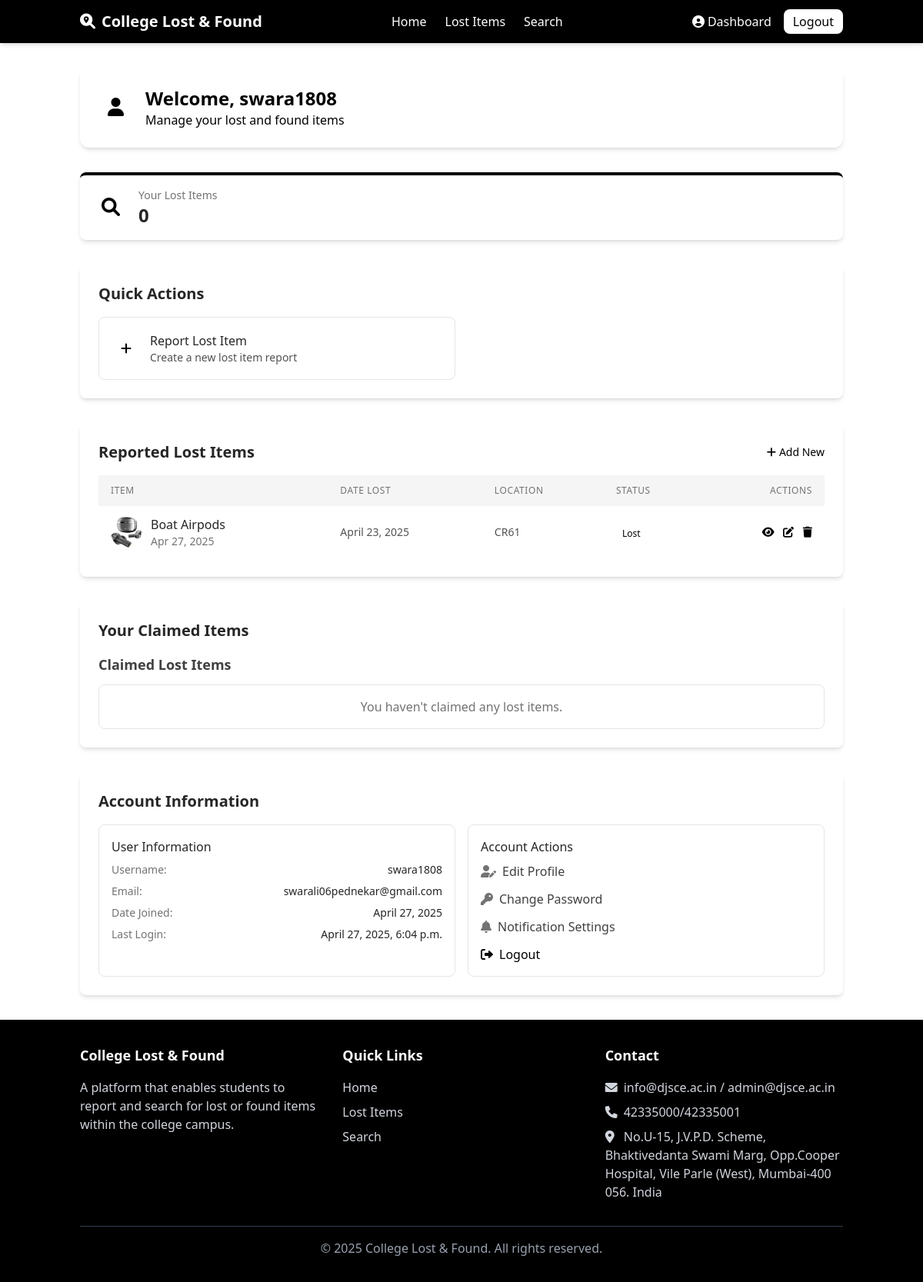
/dashboard/ (signed in), run on the app's committed database.
### items/models.py (models this page shows, shortened)
class BaseItem(models.Model):
    title = models.CharField(max_length=100)
    description = models.TextField()
    date_posted = models.DateTimeField(auto_now_add=True)
    location = models.CharField(max_length=100)
    image = models.ImageField(upload_to='item_images/', blank=True, null=True)
    user = models.ForeignKey(User, on_delete=models.CASCADE)
    class Meta:
        abstract = True
        ordering = ['-date_posted']

class LostItem(BaseItem):
    date_lost = models.DateField()
    is_found = models.BooleanField(default=False)

### items/views.py (the view)
# urls.py: path('dashboard/', views.dashboard, name='dashboard'),
@login_required
def dashboard(request):
    lost_items = LostItem.objects.filter(user=request.user)
    found_items = FoundItem.objects.filter(user=request.user)
    user_lost_claims = ItemClaim.objects.filter(user=request.user, lost_item__isnull=False)
    user_found_claims = ItemClaim.objects.filter(user=request.user, found_item__isnull=False)
    claimed_lost_items = LostItem.objects.filter(id__in=user_lost_claims.values_list('lost_item_id', flat=True))
    claimed_found_items = FoundItem.objects.filter(id__in=user_found_claims.values_list('found_item_id', flat=True))
    context = {
        'lost_items': lost_items,
        'found_items': found_items,
        'claimed_lost_items': claimed_lost_items,
        'claimed_found_items': claimed_found_items,
        'current_time': '2025-04-22 12:24:35',  # Updated time
        'current_username': 'tanishshah20'       # Same username
    }
    return render(request, 'items/dashboard.html', context)

### templates/items/dashboard.html (shortened to what this page needs)
{% extends 'base.html' %}
{% block content %}
<div class="space-y-8">
    <div class="bg-primary-600 p-6 rounded-xl shadow-md">
        <div class="flex items-center space-x-4">
            <div class="bg-white text-primary-600 rounded-full p-3">
                <i class="fas fa-user text-2xl"></i>
            </div>
            <div>
                <h1 class="text-2xl font-bold">Welcome, {{ user.username }}</h1>
                <p class="text-primary-100">Manage your lost and found items</p>
            </div>
        </div>
    </div>
    <div class="grid grid-cols-1 md:grid-cols-1 gap-6">
        <div class="bg-white rounded-lg shadow-md p-4 border-t-4 border-primary-500">
            <div class="flex items-center">
                <div class="bg-primary-100 text-primary-700 p-3 rounded-full mr-3">
                    <i class="fas fa-search text-2xl"></i>
                </div>
                <div>
                    <h2 class="text-sm font-medium text-neutral-500">Your Lost Items</h2>
                    <p class="text-2xl font-bold text-neutral-800">{{ claimed_lost_items|length }}</p>
                </div>
            </div>
        </div>
    </div>
    <div class="bg-white rounded-lg shadow-md p-6">
        <h2 class="text-xl font-bold text-neutral-800 mb-4">Quick Actions</h2>
        <div class="grid grid-cols-1 md:grid-cols-2 gap-4">
            <a href="{% url 'lost-item-create' %}" class="flex items-center p-4 border border-neutral-200 rounded-lg hover:bg-neutral-50 transition">
                <div class="bg-primary-100 text-primary-700 p-3 rounded-full mr-3">
                    <i class="fas fa-plus"></i>
                </div>
                <div>
                    <h3 class="font-medium text-neutral-800">Report Lost Item</h3>
                    <p class="text-sm text-neutral-600">Create a new lost item report</p>
                </div>
            </a>
        </div>
    </div>
    <div class="bg-white rounded-lg shadow-md p-6">
        <div class="flex justify-between items-center mb-4">
            <h2 class="text-xl font-bold text-neutral-800">Reported Lost Items</h2>
            <a href="{% url 'lost-item-create' %}" class="text-primary-600 hover:text-primary-800 text-sm font-medium">
                <i class="fas fa-plus mr-1"></i>Add New
            </a>
        </div>
        {% if lost_items %}
            <div class="overflow-x-auto">
                <table class="min-w-full">
                    <thead class="bg-neutral-100">
                        <tr>
                            <th class="py-3 px-4 text-left text-xs font-medium text-neutral-500 uppercase tracking-wider">Item</th>
                            <th class="py-3 px-4 text-left text-xs font-medium text-neutral-500 uppercase tracking-wider">Date Lost</th>
                            <th class="py-3 px-4 text-left text-xs font-medium text-neutral-500 uppercase tracking-wider">Location</th>
                            <th class="py-3 px-4 text-left text-xs font-medium text-neutral-500 uppercase tracking-wider">Status</th>
                            <th class="py-3 px-4 text-right text-xs font-medium text-neutral-500 uppercase tracking-wider">Actions</th>
                        </tr>
                    </thead>
                    <tbody class="divide-y divide-neutral-200">
                        {% for item in lost_items %}
                            <tr class="hover:bg-neutral-50">
                                <td class="py-3 px-4">
                                    <div class="flex items-center">
                                        <div class="h-10 w-10 flex-shrink-0 mr-3">
                                            {% if item.image %}
                                                <img class="h-10 w-10 rounded-full object-cover" src="{{ item.image.url }}" alt="{{ item.title }}">
                                            {% else %}
                                                <div class="h-10 w-10 rounded-full bg-neutral-200 flex items-center justify-center">
                                                    <i class="fas fa-image text-neutral-400"></i>
                                                </div>
                                            {% endif %}
                                        </div>
                                        <div>
                                            <div class="font-medium text-neutral-800">{{ item.title }}</div>
                                            <div class="text-sm text-neutral-500">{{ item.date_posted|date:"M d, Y" }}</div>
                                        </div>
                                    </div>
                                </td>
                                <td class="py-3 px-4 text-sm text-neutral-600">
                                    {{ item.date_lost|date:"F j, Y" }}
                                </td>
                                <td class="py-3 px-4 text-sm text-neutral-600">
                                    {{ item.location }}
                                </td>
                                <td class="py-3 px-4">
                                    {% if item.is_found %}
                                        <span class="px-2 py-1 text-xs rounded-full bg-success/10 text-success">Found</span>
                                    {% else %}
                                        <span class="px-2 py-1 text-xs rounded-full bg-error/10 text-error">Lost</span>
                                    {% endif %}
                                </td>
                                <td class="py-3 px-4 text-right text-sm font-medium">
                                    <a href="{% url 'lost-item-detail' item.pk %}" class="text-primary-600 hover:text-primary-800 mr-2" title="View">
                                        <i class="fas fa-eye"></i>
                                    </a>
                                    <a href="{% url 'lost-item-update' item.pk %}" class="text-secondary-600 hover:text-secondary-800 mr-2" title="Edit">
                                        <i class="fas fa-edit"></i>
                                    </a>
                                    <a href="{% url 'lost-item-delete' item.pk %}" class="text-error hover:text-red-700" title="Delete">
                                        <i class="fas fa-trash"></i>
                                    </a>
                                </td>
                            </tr>
                        {% endfor %}
                    </tbody>
                </table>
            </div>
        {% endif %}
    </div>
    <div class="bg-white rounded-lg shadow-md p-6">
        <div class="mb-4">
            <h2 class="text-xl font-bold text-neutral-800">Your Claimed Items</h2>
        </div>
        <div class="space-y-6">
            <div>
                <h3 class="text-lg font-semibold text-neutral-700 mb-3">Claimed Lost Items</h3>
                {% if claimed_lost_items %}
                    <div class="overflow-x-auto">
                        <table class="min-w-full">
                            <thead class="bg-neutral-100">
                                <tr>
                                    <th class="py-3 px-4 text-left text-xs font-medium text-neutral-500 uppercase tracking-wider">Item</th>
                                    <th class="py-3 px-4 text-left text-xs font-medium text-neutral-500 uppercase tracking-wider">Date Lost</th>
                                    <th class="py-3 px-4 text-left text-xs font-medium text-neutral-500 uppercase tracking-wider">Location</th>
                                    <th class="py-3 px-4 text-left text-xs font-medium text-neutral-500 uppercase tracking-wider">Status</th>
                                    <th class="py-3 px-4 text-right text-xs font-medium text-neutral-500 uppercase tracking-wider">Actions</th>
                                </tr>
                            </thead>
                            <tbody class="divide-y divide-neutral-200">
                                {% for item in claimed_lost_items %}
                                    <tr class="hover:bg-neutral-50">
                                        <td class="py-3 px-4">
                                            <div class="flex items-center">
                                                <div class="h-10 w-10 flex-shrink-0 mr-3">
                                                    {% if item.image %}
                                                        <img class="h-10 w-10 rounded-full object-cover" src="{{ item.image.url }}" alt="{{ item.title }}">
                                                    {% else %}
                                                        <div class="h-10 w-10 rounded-full bg-neutral-200 flex items-center justify-center">
                                                            <i class="fas fa-image text-neutral-400"></i>
                                                        </div>
                                                    {% endif %}
                                                </div>
                                                <div>
                                                    <div class="font-medium text-neutral-800">{{ item.title }}</div>
                                                    <div class="text-sm text-neutral-500">Reported by: {{ item.user.username }}</div>
                                                </div>
                                            </div>
                                        </td>
                                        <td class="py-3 px-4 text-sm text-neutral-600">
                                            {{ item.date_lost|date:"F j, Y" }}
                                        </td>
                                        <td class="py-3 px-4 text-sm text-neutral-600">
                                            {{ item.location }}
                                        </td>
                                        <td class="py-3 px-4">
                                            {% if item.is_found %}
                                                <span class="px-2 py-1 text-xs rounded-full bg-success/10 text-success">Found</span>
                                            {% else %}
                                                <span class="px-2 py-1 text-xs rounded-full bg-error/10 text-error">Lost</span>
                                            {% endif %}
                                        </td>
                                        <td class="py-3 px-4 text-right text-sm font-medium">
                                            <a href="{% url 'lost-item-detail' item.pk %}" class="text-primary-600 hover:text-primary-800 mr-2" title="View">
                                                <i class="fas fa-eye"></i>
                                            </a>
                                        </td>
                                    </tr>
                                {% endfor %}
                            </tbody>
                        </table>
                    </div>
                {% else %}
                    <div class="text-center py-4 text-neutral-500 border border-neutral-200 rounded-lg">
                        <p>You haven't claimed any lost items.</p>
                    </div>
                {% endif %}
            </div>
        </div>
    </div>
    <div class="bg-white rounded-lg shadow-md p-6">
        <h2 class="text-xl font-bold text-neutral-800 mb-4">Account Information</h2>
        <div class="grid grid-cols-1 md:grid-cols-2 gap-4">
            <div class="p-4 border border-neutral-200 rounded-lg">
                <h3 class="font-medium text-neutral-800 mb-2">User Information</h3>
                <div class="space-y-2 text-sm">
                    <div class="flex justify-between">
                        <span class="text-neutral-500">Username:</span>
                        <span class="font-medium text-neutral-800">{{ user.username }}</span>
                    </div>
                    <div class="flex justify-between">
                        <span class="text-neutral-500">Email:</span>
                        <span class="font-medium text-neutral-800">{{ user.email }}</span>
                    </div>
                    <div class="flex justify-between">
                        <span class="text-neutral-500">Date Joined:</span>
                        <span class="font-medium text-neutral-800">{{ user.date_joined|date:"F j, Y" }}</span>
                    </div>
                    <div class="flex justify-between">
                        <span class="text-neutral-500">Last Login:</span>
                        <span class="font-medium text-neutral-800">{{ user.last_login|date:"F j, Y, g:i a" }}</span>
                    </div>
                </div>
            </div>
            <div class="p-4 border border-neutral-200 rounded-lg">
                <h3 class="font-medium text-neutral-800 mb-2">Account Actions</h3>
                <div class="space-y-3">
                    <a href="#" class="flex items-center text-neutral-700 hover:text-primary-600">
                        <i class="fas fa-user-edit mr-2 text-neutral-500"></i>
                        <span>Edit Profile</span>
                    </a>
                    <a href="#" class="flex items-center text-neutral-700 hover:text-primary-600">
                        <i class="fas fa-key mr-2 text-neutral-500"></i>
                        <span>Change Password</span>
                    </a>
                    <a href="#" class="flex items-center text-neutral-700 hover:text-primary-600">
                        <i class="fas fa-bell mr-2 text-neutral-500"></i>
                        <span>Notification Settings</span>
                    </a>
                    <a href="{% url 'logout' %}" class="flex items-center text-error hover:text-red-700">
                        <i class="fas fa-sign-out-alt mr-2"></i>
                        <span>Logout</span>
                    </a>
                </div>
            </div>
        </div>
    </div>
{% endblock %}

### data on the page
LostItem: image (picture), title "Boat Airpods", date_posted "Apr 27, 2025", date_lost "April 23, 2025", location "CR61", is_found "Lost"

### other printed values
{{ user.username }} "swara1808"
{{ claimed_lost_items|length }} "0"
{{ user.email }} "swarali06pednekar@gmail.com"
{{ user.date_joined|date:"F j, Y" }} "April 27, 2025"
{{ user.last_login|date:"F j, Y, g:i a" }} "April 27, 2025, 6:04 p.m."
